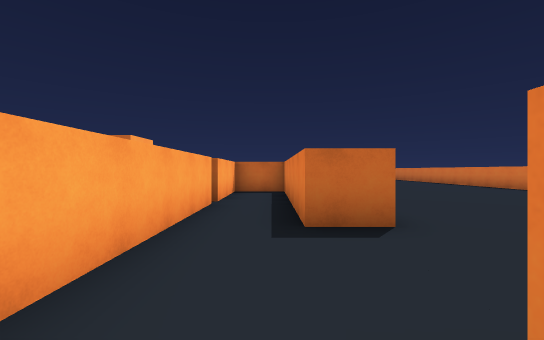
View 1 (above)

22 first-person views from a walk through a scene from a Unity 3-D project. The camera is 1.4 m above the floor, looks level and sees 90° across. The floor is counted in squares, 2 m on a side. Each view is taken from the middle of a square. On the plan, view 1 faces up. The plan holds only what a view shows up to about 9 squares ahead; the rest is blank. The place goes on beyond the plan. The player is left out. Door leaves are left out, so doorways stand open.

View 2
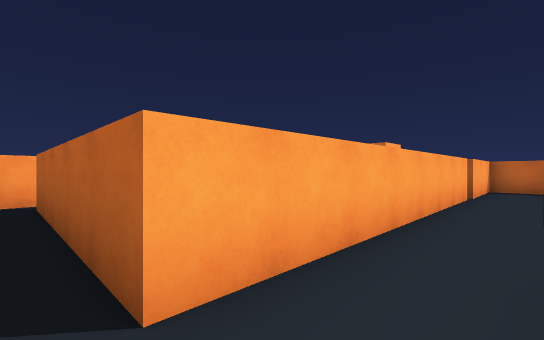

View 3
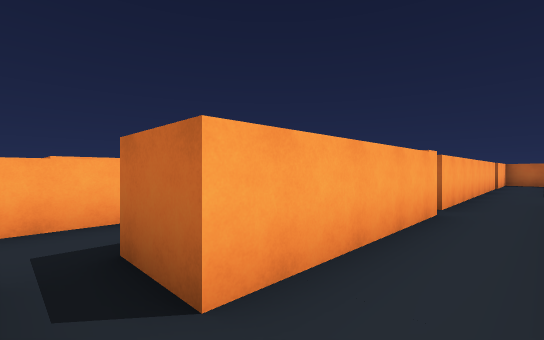

View 4
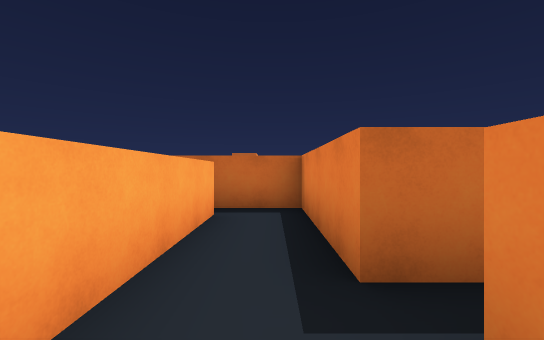

View 5
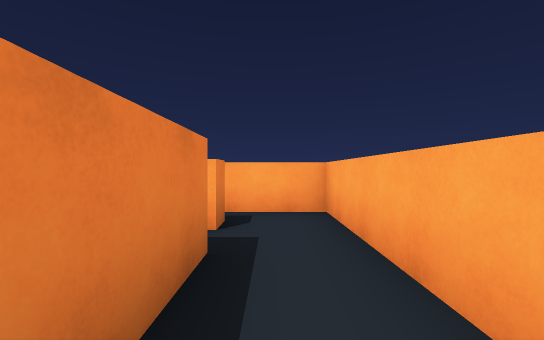

View 6
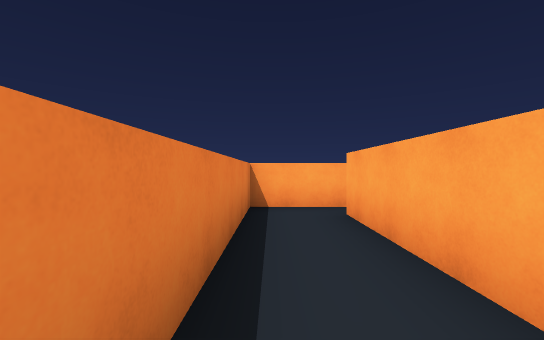

View 7
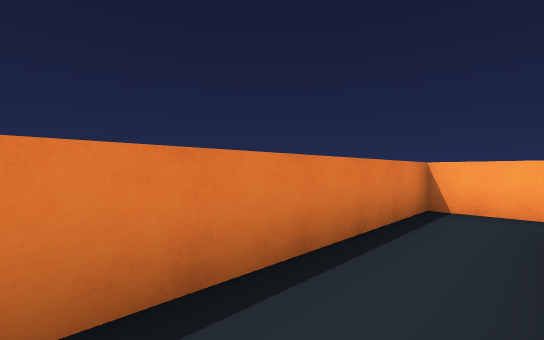

View 8
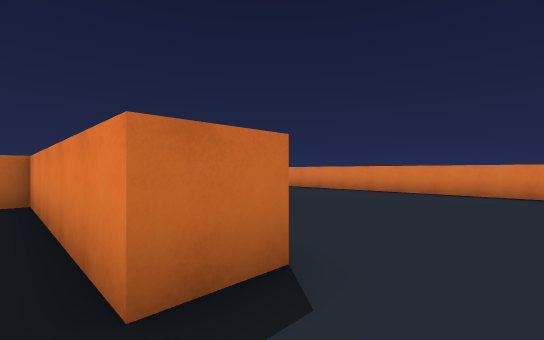

View 9
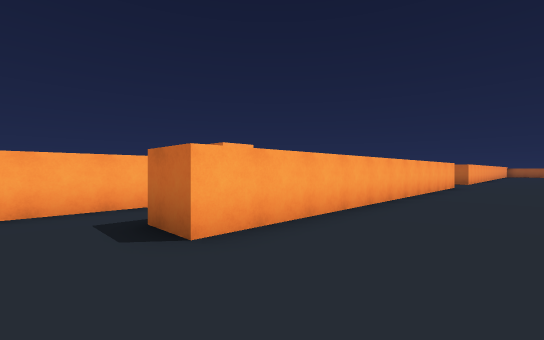

View 10
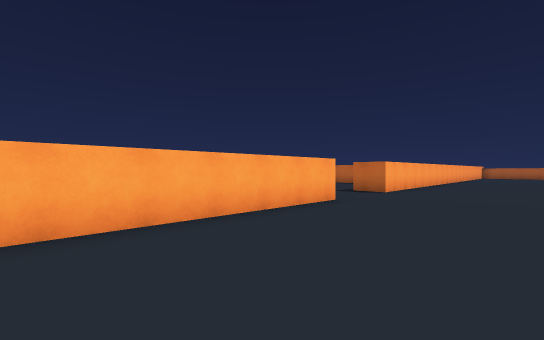

View 11
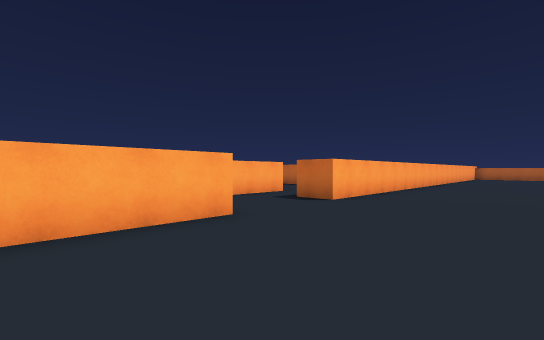

View 12
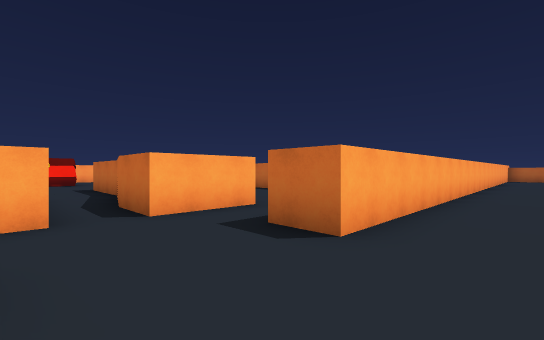

View 13
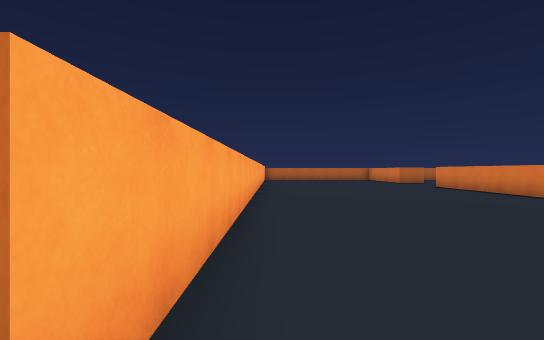

View 14
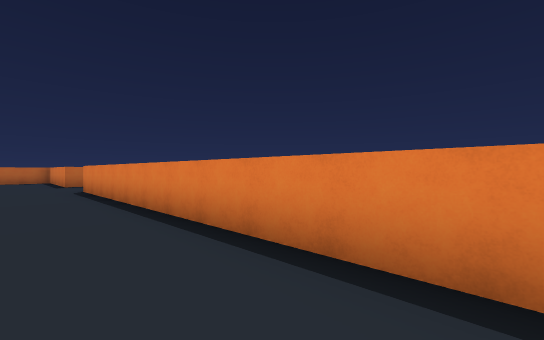

View 15
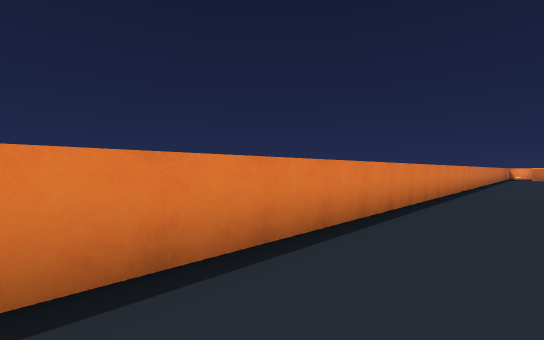

View 16
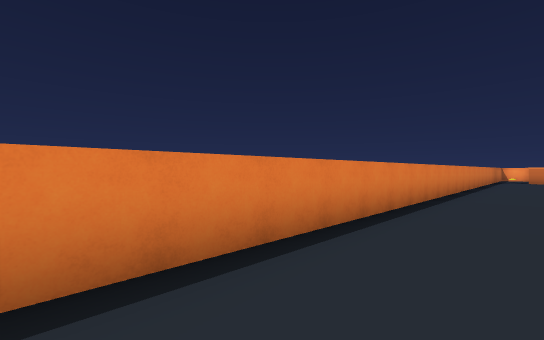

View 17
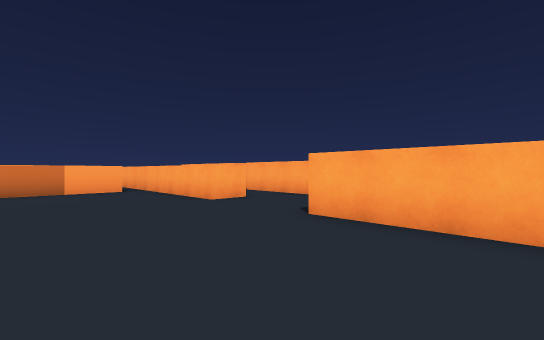

View 18
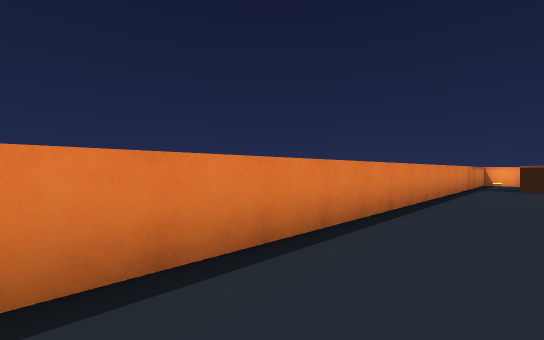

View 19
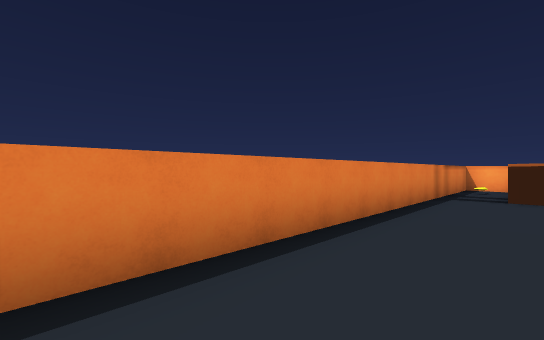

View 20
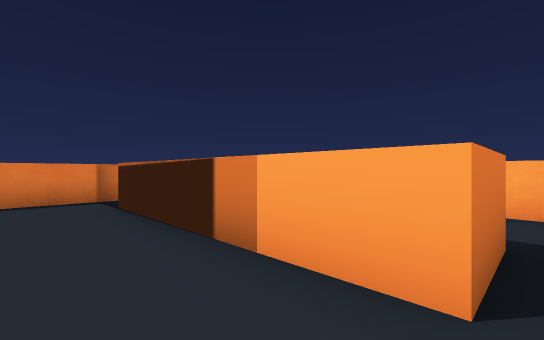

View 21
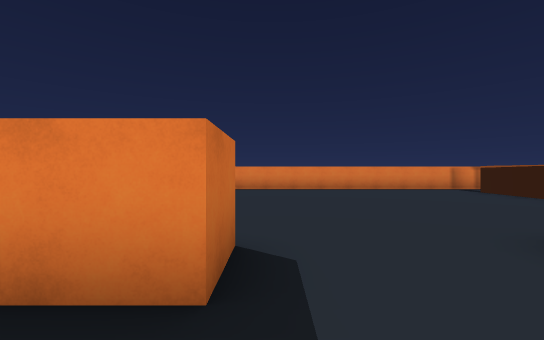

View 22
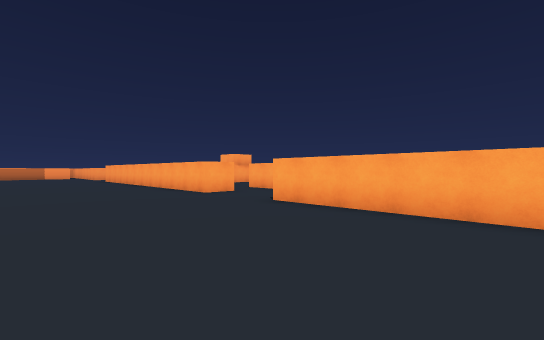

### Floor plan
Ten units are one square. View 1 is at (0, 0); x grows to the right and y downward. Boxes are objects, and circles mark ways between rooms. Rooms are numbered by the first view taken in them; rooms with no view inside come last. Other rooms are left out.
<svg viewBox="-73 -270 167 360">
<path fill="none" stroke="#000" d="M-12 21 -12 63M-12 -4 -12 15 -61 15M-15 72 4 72 4 20M-68 15 -68 20M-12 63 -25 63 -25 30 -41 30M-25 78 -25 72 -15 72M-39 38 -39 85 -21 85M6 -146 15 -146 15 -33 4 -33 4 -89 -12 -89 -12 -60M-12 -155 -12 -150M-12 -58 -12 -4M-12 -176 -12 -166M4 -5 15 -5 15 32M22 35 76 35M15 -262 15 -175 4 -175M89 66 89 -265"/>
<circle cx="-20" cy="70" r="3" fill="#2a7"/>
<circle cx="-5" cy="5" r="3" fill="#2a7"/>
<text x="-10" y="30">1</text>
<text x="-30" y="60">2</text>
<text x="40" y="-110">3</text>
</svg>
Room 1 opens to room 2. Room 1 opens to room 3.

Where each view was taken, in squares from view 1:
view 1: 0 up, 0 right, facing up
view 2: 2 down, 0 right, facing up-left
view 3: 7 down, 0 right, facing up-left
view 4: 8 down, 3 left, facing up
view 5: 4 down, 3 left, facing down
view 6: 2 down, 0 right, facing down
view 7: 2 down, 1 left, facing down-right
view 8: 2 up, 0 right, facing up-right
view 9: 2 up, 4 right, facing up-left
view 10: 9 up, 5 right, facing up-left
view 11: 12 up, 5 right, facing up-left
view 12: 15 up, 3 right, facing up-left
view 13: 17 up, 2 right, facing up
view 14: 18 up, 7 right, facing up-right
view 15: 20 up, 7 right, facing down-right
view 16: 15 up, 7 right, facing down-right
view 17: 6 up, 5 right, facing down-left
view 18: 8 up, 7 right, facing down-right
view 19: 4 up, 7 right, facing down-right
view 20: 2 down, 2 right, facing down-right
view 21: 3 up, 1 left, facing right
view 22: 22 up, 6 right, facing down-left
